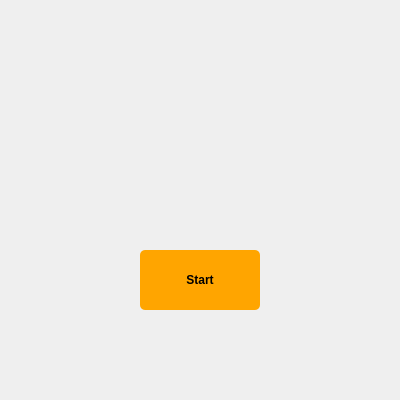
<?xml version="1.0" encoding="UTF-8"?>
<ui version="4.0">
 <class>MainWindow</class>
 <widget class="QMainWindow" name="MainWindow">
  <property name="geometry">
   <rect>
    <x>0</x>
    <y>0</y>
    <width>400</width>
    <height>400</height>
   </rect>
  </property>
  <property name="windowTitle">
   <string>MainWindow</string>
  </property>
  <widget class="QWidget" name="centralwidget">
   <widget class="QPushButton" name="btn_start">
    <property name="geometry">
     <rect>
      <x>140</x>
      <y>250</y>
      <width>120</width>
      <height>60</height>
     </rect>
    </property>
    <property name="font">
     <font>
      <weight>75</weight>
      <bold>true</bold>
     </font>
    </property>
    <property name="styleSheet">
     <string notr="true">QPushButton#btn_start{
	background-color: rgb(255,165,0);
	color: rgb(0, 0, 0);
	border-radius: 5px;
}

QPushButton#btn_start:hover {
	background-color: rgb(255, 140, 0);
}</string>
    </property>
    <property name="text">
     <string>Start</string>
    </property>
   </widget>
  </widget>
 </widget>
 <resources/>
 <connections/>
</ui>
